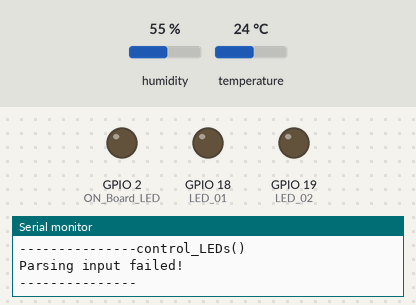
Recording of a sketch running on a simulated ESP32. On the bench: output pins drawn as LEDs (lit = HIGH), the last lines printed to the serial monitor. The test bench sets the inputs (shaded band); at power-on: humidity 55 %, temperature 24 °C. WiFi joins after 1.5 s; servers stay silent unless stated; uploads are accepted with an empty reply.

Above: at 6.2 s.
At 11.02 s:
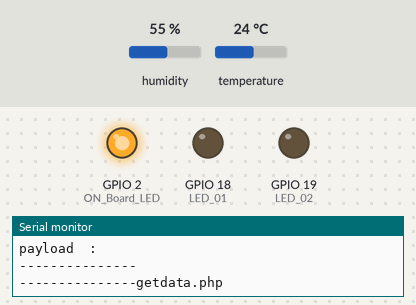
Timing chart, 0 to 11.7 s (numbered marks = the images above):
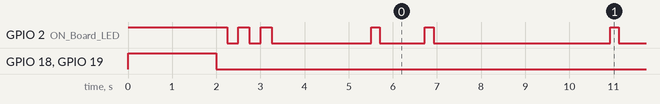

Measured:
- by itself, GPIO 2 (ON_Board_LED): HIGH → LOW at 2.3 s, → HIGH 0.25 s later, → LOW 0.25 s later, → HIGH 0.25 s later, … (97 changes in this stretch)
- by itself, everything shown: repeats every 5.4 s, in 4 steps

The sketch:

Final_ESP32_MySQL_Database-working.ino
```cpp
//======================================== Including the libraries.
#include <WiFi.h>
#include <HTTPClient.h>
#include <Arduino_JSON.h>
#include "DHT.h"
//========================================

//======================================== DHT sensor settings (DHT11).
#define DHTPIN 21 //--> Digital Pin connected to the DHT11 sensor.
#define DHTTYPE DHT22 //--> Defines the type of DHT sensor used.
DHT dht(DHTPIN, DHTTYPE); //--> Initialize DHT sensor.
//========================================

// Defines the Digital Pin of the "On Board LED".
#define ON_Board_LED 2

// Defines GPIO 18 as LED_1.
#define LED_01 18

// Defines GPIO 19 as LED_2.
#define LED_02 19

//======================================== SSID and Password of your WiFi router.
const char* ssid = "Wi Believe I Can Fi";
const char* password = "Fc Barcelone2001*_*";
//========================================

//======================================== Variables for HTTP POST request data.
String postData = ""; //--> Variables sent for HTTP POST request data.
String payload = "";  //--> Variable for receiving response from HTTP POST.
//========================================

//======================================== Variables for DHT11 sensor data.
float send_Temp;
int send_Humd;
String send_Status_Read_DHT11 = "";
//========================================

//________________________________________________________________________________ Subroutine to control LEDs after successfully fetching data from database.
void control_LEDs() {
  Serial.println();
  Serial.println("---------------control_LEDs()");
  JSONVar myObject = JSON.parse(payload);

  // JSON.typeof(jsonVar) can be used to get the type of the var
  if (JSON.typeof(myObject) == "undefined") {
    Serial.println("Parsing input failed!");
    Serial.println("---------------");
    return;
  }

  if (myObject.hasOwnProperty("LED_01")) {
    Serial.print("myObject[\"LED_01\"] = ");
    Serial.println(myObject["LED_01"]);
  }

  if (myObject.hasOwnProperty("LED_02")) {
    Serial.print("myObject[\"LED_02\"] = ");
    Serial.println(myObject["LED_02"]);
  }

  if(strcmp(myObject["LED_01"], "ON") == 0)   {digitalWrite(LED_01, HIGH);  Serial.println("LED 01 ON"); }
  if(strcmp(myObject["LED_01"], "OFF") == 0)  {digitalWrite(LED_01, LOW);   Serial.println("LED 01 OFF");}
  if(strcmp(myObject["LED_02"], "ON") == 0)   {digitalWrite(LED_02, HIGH);  Serial.println("LED 02 ON"); }
  if(strcmp(myObject["LED_02"], "OFF") == 0)  {digitalWrite(LED_02, LOW);   Serial.println("LED 02 OFF");}

  Serial.println("---------------");
}
//________________________________________________________________________________

// ________________________________________________________________________________ Subroutine to read and get data from the DHT11 sensor.
void get_DHT11_sensor_data() {
  Serial.println();
  Serial.println("-------------get_DHT11_sensor_data()");

  // Read temperature as Celsius (the default)
  send_Temp = dht.readTemperature();

  // Read Humidity
  send_Humd = dht.readHumidity();

  // Read temperature as Fahrenheit (isFahrenheit = true)
  // float ft = dht11_sensor.readTemperature(true);

  // Check if any reads failed.
  if (isnan(send_Temp) || isnan(send_Humd)) {
    Serial.println("Failed to read from DHT sensor!");
    send_Temp = 0.00;
    send_Humd = 0;
    send_Status_Read_DHT11 = "FAILED";
  } else {
    send_Status_Read_DHT11 = "SUCCEED";
  }

  Serial.printf("Temperature : %.2f °C\n", send_Temp);
  Serial.printf("Humidity : %d %%\n", send_Humd);
  Serial.printf("Status Read DHT11 Sensor : %s\n", send_Status_Read_DHT11);
  Serial.println("-------------");
}
// ________________________________________________________________________________

//________________________________________________________________________________ VOID SETUP()
void setup() {
  // put your setup code here, to run once:

  Serial.begin(115200); //--> Initialize serial communications with the PC.

  pinMode(ON_Board_LED,OUTPUT); //--> On Board LED port Direction output.
  pinMode(LED_01,OUTPUT); //--> LED_01 port Direction output.
  pinMode(LED_02,OUTPUT); //--> LED_02 port Direction output.

  digitalWrite(ON_Board_LED, HIGH); //--> Turn on Led On Board.
  digitalWrite(LED_01, HIGH); //--> Turn on LED_01.
  digitalWrite(LED_02, HIGH); //--> Turn on LED_02.

  delay(2000);

  digitalWrite(ON_Board_LED, LOW); //--> Turn off Led On Board.
  digitalWrite(LED_01, LOW); //--> Turn off Led LED_01.
  digitalWrite(LED_02, LOW); //--> Turn off Led LED_02.

  //---------------------------------------- Make WiFi on ESP32 in "STA/Station" mode and start connecting to WiFi Router/Hotspot.
  WiFi.mode(WIFI_STA);
  WiFi.begin(ssid, password);
  //----------------------------------------

  Serial.println();
  Serial.println("-------------");
  Serial.print("Connecting");

  //---------------------------------------- The process of connecting the WiFi on the ESP32 to the WiFi Router/Hotspot.
//-->sa3at khater matconnektich mel first time ywali ye7seb time out w ya3mel restart lel carte
  int connecting_process_timed_out = 20; //--> 20 = 20 seconds.
  connecting_process_timed_out = connecting_process_timed_out * 2;
  while (WiFi.status() != WL_CONNECTED) {
    Serial.print(".");
    //........................................ Make the On Board Flashing LED on the process of connecting to the wifi router.
    digitalWrite(ON_Board_LED, HIGH);
    delay(250);
    digitalWrite(ON_Board_LED, LOW);
    delay(250);
    //........................................

    //........................................ Countdown "connecting_process_timed_out".
    if(connecting_process_timed_out > 0) connecting_process_timed_out--;
    if(connecting_process_timed_out == 0) {
      delay(1000);
      ESP.restart();
    }
    //........................................
  }
  //----------------------------------------

  digitalWrite(ON_Board_LED, LOW); //--> Turn off the On Board LED when it is connected to the wifi router.

  //---------------------------------------- If successfully connected to the wifi router, the IP Address that will be visited is displayed in the serial monitor
  Serial.println();
  Serial.print("Successfully connected to : ");
  Serial.println(ssid);
  Serial.print("IP address: ");
  Serial.println(WiFi.localIP());
  Serial.println("-------------");
  //----------------------------------------

  // Setting up the DHT sensor (DHT22).
  dht.begin();

  delay(2000);
}
//________________________________________________________________________________

//________________________________________________________________________________ VOID LOOP()
void loop() {

  //---------------------------------------- Check WiFi connection status.
  if(WiFi.status()== WL_CONNECTED) {
    HTTPClient http;  //--> Declare object of class HTTPClient.
    int httpCode;     //--> Variables for HTTP return code.

    //........................................ Process to get LEDs data from database to control LEDs.
    postData = "id=esp32_01";
    payload = "";

    digitalWrite(ON_Board_LED, HIGH);
    Serial.println();
    Serial.println("---------------getdata.php");

    http.begin("http://192.168.1.5/final_DHT2LEDS/getdata.php");  //--> Specify request destination
    http.addHeader("Content-Type", "application/x-www-form-urlencoded");        //--> Specify content-type header

    httpCode = http.POST(postData); //--> Send the request
    payload = http.getString();     //--> Get the response payload

    Serial.print("httpCode : ");
    Serial.println(httpCode); //--> Print HTTP return code
    Serial.print("payload  : ");
    Serial.println(payload);  //--> Print request response payload

    http.end();  //--> Close connection
    Serial.println("---------------");
    digitalWrite(ON_Board_LED, LOW);
    //........................................

    // Calls the control_LEDs() subroutine.
    control_LEDs();

    delay(1000);

    // Calls the get_DHT11_sensor_data() subroutine.
    get_DHT11_sensor_data();

    //........................................ The process of sending the DHT11 sensor data and the state of the LEDs to the database.
    String LED_01_State = "";
    String LED_02_State = "";

    if (digitalRead(LED_01) == 1) LED_01_State = "ON";
    if (digitalRead(LED_01) == 0) LED_01_State = "OFF";
    if (digitalRead(LED_02) == 1) LED_02_State = "ON";
    if (digitalRead(LED_02) == 0) LED_02_State = "OFF";

    postData = "id=esp32_01";
    postData += "&temperature=" + String(send_Temp);
    postData += "&humidity=" + String(send_Humd);
    postData += "&status_read_sensor_dht11=" + send_Status_Read_DHT11;
    postData += "&led_01=" + LED_01_State;
    postData += "&led_02=" + LED_02_State;
    payload = "";

    digitalWrite(ON_Board_LED, HIGH);
    Serial.println();
    Serial.println("---------------updateDHT11data_and_recordtable.php");
    http.begin("http://192.168.1.5/final_DHT2LEDS/updateDHT11data_and_recordtable.php");  //--> Specify request destination
    http.addHeader("Content-Type", "application/x-www-form-urlencoded");  //--> Specify content-type header

    httpCode = http.POST(postData); //--> Send the request
    payload = http.getString();  //--> Get the response payload

    Serial.print("httpCode : ");
    Serial.println(httpCode); //--> Print HTTP return code
    Serial.print("payload  : ");
    Serial.println(payload);  //--> Print request response payload

    http.end();  //Close connection
    Serial.println("---------------");
    digitalWrite(ON_Board_LED, LOW);
    //........................................

    delay(4000);
  }
  //----------------------------------------
}
```
